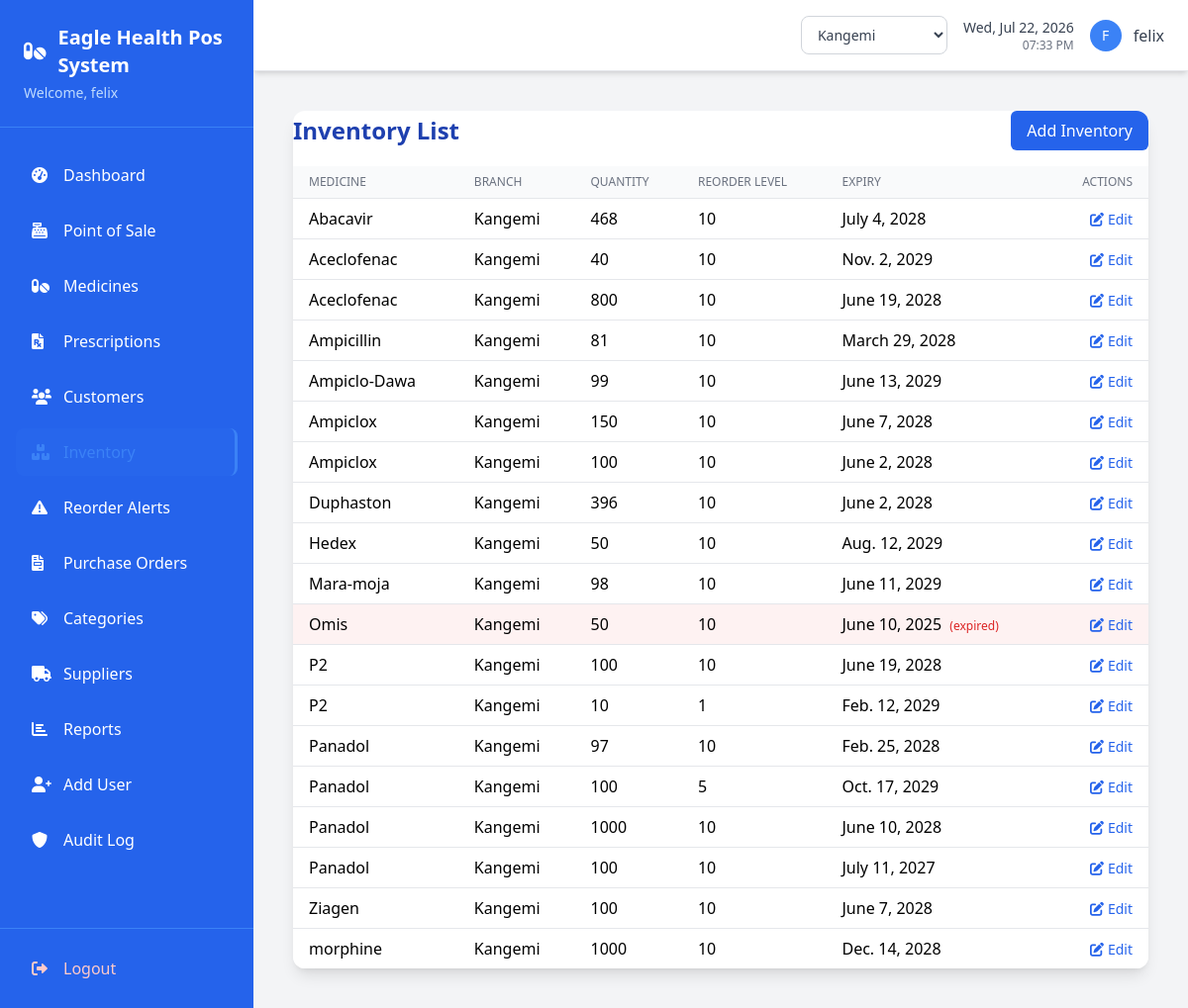
The page /inventory/ (signed in) on the database as committed earlier.
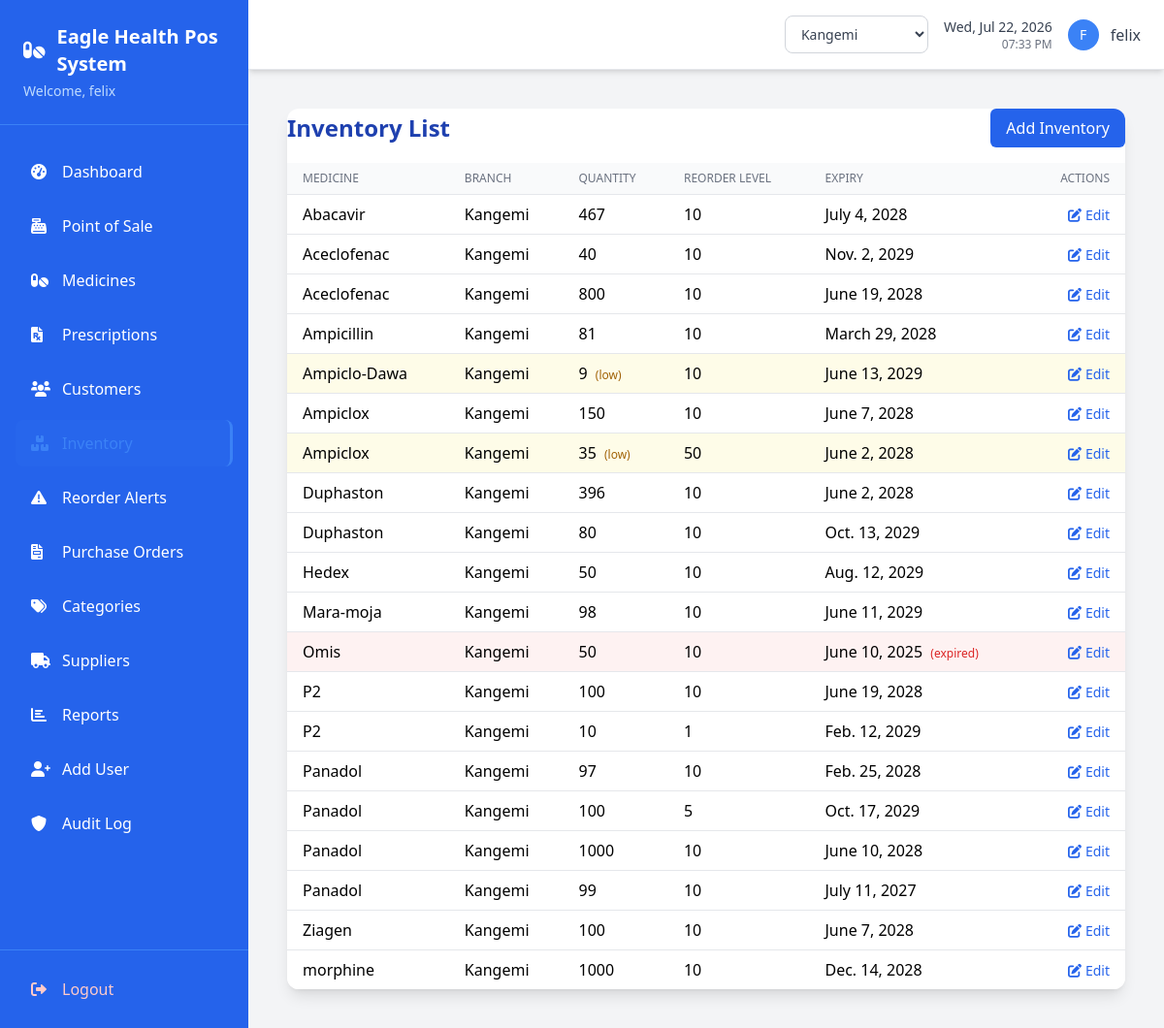
The same page on the database as committed later.
### pos/models.py (models this page shows, shortened)
class Inventory(models.Model):
    branch = models.ForeignKey(Branch, on_delete=models.PROTECT, related_name='inventory_items', null=True, blank=True)
    medicine = models.ForeignKey(Medicine, on_delete=models.CASCADE)
    quantity = models.IntegerField(validators=[MinValueValidator(0)])
    reorder_level = models.PositiveIntegerField(default=10, help_text="Triggers low-stock alert when quantity falls at or below this.")
    expiry_date = models.DateField()
    batch_number = models.CharField(max_length=50, blank=True)
    cost_price = models.DecimalField(max_digits=10, decimal_places=2, validators=[MinValueValidator(Decimal('0.01'))])
    created_at = models.DateTimeField(auto_now_add=True)
    updated_at = models.DateTimeField(auto_now=True)
    class Meta:
        verbose_name_plural = "Inventories"
    @property
    def is_low_stock(self):
        return self.quantity <= self.reorder_level
    @property
    def is_expired(self):
        return self.expiry_date < timezone.now().date()

class Medicine(models.Model):
    name = models.CharField(max_length=100)
    category = models.ForeignKey(Category, on_delete=models.CASCADE)
    price = models.DecimalField(max_digits=10, decimal_places=2, validators=[MinValueValidator(Decimal('0.01'))])
    description = models.TextField(blank=True)
    manufacturer = models.CharField(max_length=100, blank=True)
    generic_name = models.CharField(max_length=150, blank=True, help_text="Clinical/active-ingredient name.")
    is_controlled_substance = models.BooleanField(default=False)
    barcode = models.CharField(max_length=50, blank=True, unique=True, null=True, help_text="Scannable SKU/barcode identifier.")
    is_active = models.BooleanField(default=True)
    created_at = models.DateTimeField(auto_now_add=True)
    updated_at = models.DateTimeField(auto_now=True)
    def __str__(self):
        return self.name

class Branch(models.Model):
    name = models.CharField(max_length=100, unique=True)
    code = models.CharField(max_length=10, unique=True)  # e.g. KNG, KWG, KIB, BGM
    location = models.CharField(max_length=255, blank=True)
    phone_number = models.CharField(max_length=20, blank=True)
    is_active = models.BooleanField(default=True)
    created_at = models.DateTimeField(auto_now_add=True)

### pos/views.py (the view)
# urls.py: path('inventory/', views.inventory_list, name='inventory_list'),
@login_required
def inventory_list(request):
    branch_filter = {} if request.active_branch_id is None else {'branch_id': request.active_branch_id}
    inventories = Inventory.objects.select_related('medicine', 'branch').filter(**branch_filter).order_by('medicine__name')
    return render(request, 'pos/inventory_list.html', {'inventories': inventories})

### pos/context_processors.py (called while the page is built)
def branch_context(request):
    if not request.user.is_authenticated:
        return {}
    return {
        'branches': Branch.objects.filter(is_active=True) if getattr(request, 'is_branch_admin', False) else [],
        'active_branch': Branch.objects.filter(id=request.active_branch_id).first() if getattr(request, 'active_branch_id', None) else None,
    }

### pos/models.py (called while the page is built)
    def get_accessible_branches(self):
        if self.role == 'admin':
            return Branch.objects.filter(is_active=True)
        return Branch.objects.filter(id=self.branch_id, is_active=True) if self.branch_id else Branch.objects.none()

### templates/pos/inventory_list.html (shortened to what this page needs)
{% extends 'base.html' %}
{% block content %}
<div class="max-w-6xl mx-auto p-4">
    <div class="bg-white rounded-xl shadow-lg overflow-hidden">
        <div class="flex justify-between items-center mb-4">
            <h2 class="text-2xl font-semibold text-blue-800">Inventory List</h2>
            <a href="{% url 'inventory_add' %}" class="bg-blue-600 text-white px-4 py-2 rounded-md hover:bg-blue-700">Add Inventory</a>
        </div>
        <table class="min-w-full divide-y divide-gray-200">
            <thead class="bg-gray-50">
                <tr>
                    <th class="px-4 py-2 text-left text-xs font-medium text-gray-500 uppercase">Medicine</th>
                    <th class="px-4 py-2 text-left text-xs font-medium text-gray-500 uppercase">Branch</th>
                    <th class="px-4 py-2 text-left text-xs font-medium text-gray-500 uppercase">Quantity</th>
                    <th class="px-4 py-2 text-left text-xs font-medium text-gray-500 uppercase">Reorder Level</th>
                    <th class="px-4 py-2 text-left text-xs font-medium text-gray-500 uppercase">Expiry</th>
                    <th class="px-4 py-2 text-right text-xs font-medium text-gray-500 uppercase">Actions</th>
                </tr>
            </thead>
            <tbody class="bg-white divide-y divide-gray-200">
                {% for item in inventories %}
                <tr class="{% if item.is_expired %}bg-red-50{% elif item.is_low_stock %}bg-yellow-50{% endif %}">
                    <td class="px-4 py-2">{{ item.medicine }}</td>
                    <td class="px-4 py-2">{{ item.branch.name|default:"—" }}</td>
                    <td class="px-4 py-2">
                        {{ item.quantity }}
                        {% if item.is_low_stock %}<span class="ml-1 text-xs text-yellow-700">(low)</span>{% endif %}
                    </td>
                    <td class="px-4 py-2">{{ item.reorder_level }}</td>
                    <td class="px-4 py-2">
                        {{ item.expiry_date }}
                        {% if item.is_expired %}<span class="ml-1 text-xs text-red-600">(expired)</span>{% endif %}
                    </td>
                    <td class="px-4 py-2 text-right">
                        <a href="{% url 'inventory_edit' item.id %}" class="text-blue-600 hover:text-blue-800 text-sm">
                            <i class="fas fa-edit mr-1"></i>Edit
                        </a>
                    </td>
                </tr>
                {% empty %}
                <tr>
                    <td colspan="6" class="px-4 py-2 text-center text-gray-400">No inventory found.</td>
                </tr>
                {% endfor %}
            </tbody>
        </table>
    </div>
</div>
{% endblock %}

### templates/base.html (shortened to what this page needs)
{% load crispy_forms_tags %}
<!doctype html>
<html lang="en">
  <head>
    <script src="https://cdn.tailwindcss.com"></script>
    <link
      rel="stylesheet"
      href="https://cdnjs.cloudflare.com/ajax/libs/font-awesome/6.0.0/css/all.min.css"
    />
  </head>
  <body class="bg-gray-100 font-sans">
    <div class="flex h-screen">
      <div class="bg-blue-600 text-white w-64 flex-shrink-0 flex flex-col">
        <div class="p-6 border-b border-blue-500">
          <h1 class="text-xl font-bold flex items-center">
            <i class="fas fa-pills mr-3"></i>
            Eagle Health Pos System
          </h1>
          <p class="text-blue-200 text-sm mt-1">
            Welcome, {{ user.first_name|default:user.username }}
          </p>
        </div>
        <nav class="flex-1 px-4 py-6 space-y-2">
          <a
            href="{% url 'dashboard' %}"
            class="flex items-center px-4 py-3 rounded-lg hover:bg-blue-700 transition-colors duration-200 {% if request.resolver_match.url_name == 'dashboard' %}sidebar-active{% endif %}"
          >
            <i class="fas fa-tachometer-alt w-5 mr-3"></i>
            <span>Dashboard</span>
          </a>
          <a
            href="{% url 'pos_sale' %}"
            class="flex items-center px-4 py-3 rounded-lg hover:bg-blue-700 transition-colors duration-200 {% if request.resolver_match.url_name == 'pos_sale' %}sidebar-active{% endif %}"
          >
            <i class="fas fa-cash-register w-5 mr-3"></i>
            <span>Point of Sale</span>
          </a>
          <a
            href="{% url 'medicine_list' %}"
            class="flex items-center px-4 py-3 rounded-lg hover:bg-blue-700 transition-colors duration-200 {% if 'medicine' in request.resolver_match.url_name %}sidebar-active{% endif %}"
          >
            <i class="fas fa-pills w-5 mr-3"></i>
            <span>Medicines</span>
          </a>
          <a
            href="{% url 'prescription_list' %}"
            class="flex items-center px-4 py-3 rounded-lg hover:bg-blue-700 transition-colors duration-200 {% if 'prescription' in request.resolver_match.url_name %}sidebar-active{% endif %}"
          >
            <i class="fas fa-file-prescription w-5 mr-3"></i>
            <span>Prescriptions</span>
          </a>
          <a
            href="{% url 'customer_list' %}"
            class="flex items-center px-4 py-3 rounded-lg hover:bg-blue-700 transition-colors duration-200 {% if 'customer' in request.resolver_match.url_name %}sidebar-active{% endif %}"
          >
            <i class="fas fa-users w-5 mr-3"></i>
            <span>Customers</span>
          </a>
          <a
            href="{% url 'inventory_list' %}"
            class="flex items-center px-4 py-3 rounded-lg hover:bg-blue-700 transition-colors duration-200 {% if 'inventory' in request.resolver_match.url_name %}sidebar-active{% endif %}"
          >
            <i class="fas fa-boxes w-5 mr-3"></i>
            <span>Inventory</span>
          </a>
          <a
            href="{% url 'reorder_alerts' %}"
            class="flex items-center px-4 py-3 rounded-lg hover:bg-blue-700 transition-colors duration-200 {% if 'reorder' in request.resolver_match.url_name %}sidebar-active{% endif %}"
          >
            <i class="fas fa-triangle-exclamation w-5 mr-3"></i>
            <span>Reorder Alerts</span>
          </a>
          <a
            href="{% url 'order_list' %}"
            class="flex items-center px-4 py-3 rounded-lg hover:bg-blue-700 transition-colors duration-200 {% if 'order' in request.resolver_match.url_name %}sidebar-active{% endif %}"
          >
            <i class="fas fa-file-invoice w-5 mr-3"></i>
            <span>Purchase Orders</span>
          </a>
          <a
            href="{% url 'category_list' %}"
            class="flex items-center px-4 py-3 rounded-lg hover:bg-blue-700 transition-colors duration-200 {% if 'categor' in request.resolver_match.url_name %}sidebar-active{% endif %}"
          >
            <i class="fas fa-tags w-5 mr-3"></i>
            <span>Categories</span>
          </a>
          <a
            href="{% url 'supplier_list' %}"
            class="flex items-center px-4 py-3 rounded-lg hover:bg-blue-700 transition-colors duration-200 {% if 'supplier' in request.resolver_match.url_name %}sidebar-active{% endif %}"
          >
            <i class="fas fa-truck w-5 mr-3"></i>
            <span>Suppliers</span>
          </a>
          <a
            href="{% url 'sales_report' %}"
            class="flex items-center px-4 py-3 rounded-lg hover:bg-blue-700 transition-colors duration-200 {% if 'report' in request.resolver_match.url_name %}sidebar-active{% endif %}"
          >
            <i class="fas fa-chart-bar w-5 mr-3"></i>
            <span>Reports</span>
          </a>
          <a
            href="{% url 'add_user' %}"
            class="flex items-center px-4 py-3 rounded-lg hover:bg-blue-700 transition-colors duration-200 {% if request.resolver_match.url_name == 'add_user' %}sidebar-active{% endif %}"
          >
            <i class="fas fa-user-plus w-5 mr-3"></i>
            <span>Add User</span>
          </a>
          {% if user.profile.role == 'admin' %}
          <a
            href="{% url 'audit_log_list' %}"
            class="flex items-center px-4 py-3 rounded-lg hover:bg-blue-700 transition-colors duration-200 {% if request.resolver_match.url_name == 'audit_log_list' %}sidebar-active{% endif %}"
          >
            <i class="fas fa-shield-alt w-5 mr-3"></i>
            <span>Audit Log</span>
          </a>
          {% endif %}
        </nav>
        <div class="p-4 border-t border-blue-500">
          <a
            href="{% url 'login' %}"
            class="flex items-center px-4 py-3 rounded-lg hover:bg-red-600 transition-colors duration-200 text-red-200 hover:text-white"
          >
            <i class="fas fa-sign-out-alt w-5 mr-3"></i>
            <span>Logout</span>
          </a>
        </div>
      </div>
      <div class="flex-1 flex flex-col overflow-hidden">
<header class="bg-white shadow-md border-b border-gray-200 px-6 py-4">
  <div class="flex justify-between items-center">
    <div class="flex items-center space-x-4">
      {% if user.profile.role == 'admin' %}
      <div class="relative">
        <select
          onchange="window.location.href=this.value"
          class="border border-gray-300 rounded-lg px-3 py-2 text-sm font-medium text-gray-700 bg-white hover:border-blue-400 focus:outline-none focus:ring-2 focus:ring-blue-400"
        >
          {% for b in branches %}
            <option value="{% url 'switch_branch' b.id %}" {% if active_branch.id == b.id %}selected{% endif %}>
              {{ b.name }}
            </option>
          {% endfor %}
        </select>
      </div>
      {% elif active_branch %}
      <div class="flex items-center px-3 py-2 bg-blue-50 border border-blue-200 rounded-lg">
        <i class="fas fa-store text-blue-500 mr-2 text-sm"></i>
        <span class="text-sm font-medium text-blue-700">{{ active_branch.name }}</span>
      </div>
      {% endif %}
      <div class="text-right">
        <p
          class="text-sm font-medium text-gray-700"
          id="current-date"
        ></p>
        <p class="text-xs text-gray-500" id="current-time"></p>
      </div>
      <div class="flex items-center space-x-3">
        <div
          class="w-8 h-8 bg-blue-500 rounded-full flex items-center justify-center"
        >
          <span class="text-white font-medium text-sm">
            {{ user.first_name.0|default:user.username.0|upper }}
          </span>
        </div>
        <span class="text-gray-700 font-medium"
          >{{ user.first_name|default:user.username }}</span
        >
      </div>
    </div>
  </div>
</header>
        <main class="flex-1 overflow-auto p-6">
           {% block content %}{% endblock %}
        </main>
      </div>
    </div>
  </body>
</html>

### templates/base.html (style rules this page uses)
.sidebar-active { background-color: rgba(59, 130, 246, 0.1); border-right: 3px solid #3b82f6; }
.sidebar-active i, .sidebar-active span { color: #3b82f6; }

Rows that differ between the two databases and show on the page:
changed Inventory "July 4, 2028": quantity "468" → "467"
changed Inventory "June 13, 2029": quantity "99" → "9"; now shows "(low)"
changed Inventory (number 7 of 20 on the later page): quantity "100" → "35"; reorder_level "10" → "50"; now shows "(low)"
added Inventory: medicine "Duphaston", branch.name "Kangemi", quantity "80", reorder_level "10", expiry_date "Oct. 13, 2029"
changed Inventory "July 11, 2027": quantity "100" → "99"
